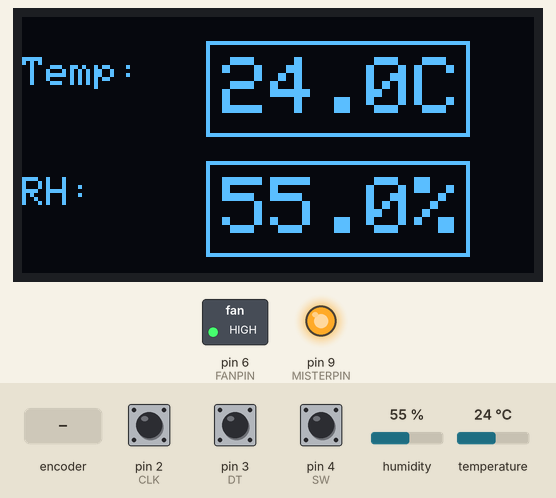
A sketch run on a simulated Arduino Uno, built with avr-gcc and run on an emulated ATmega328P. Shown: 128×64 one-colour display, switched loads named in the sketch (green lamp = pin HIGH), output pins drawn as LEDs (lit = HIGH). Inputs (shaded band) come from the test bench; at power-on: humidity 55 %, temperature 24 °C, pin 2 (CLK) HIGH, pin 3 (DT) HIGH, pin 4 (SW) HIGH.

Above: at 4.2 s.
4.3 s: rotary encoder on pin 2 (CLK) / pin 3 (DT) turned 3 steps (first pin leading)
At 6.0 s:
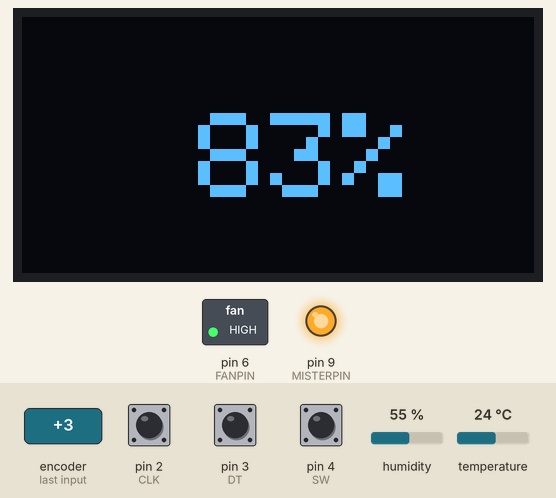
7.9 s: humidity set to 81 %
At 9.2 s:
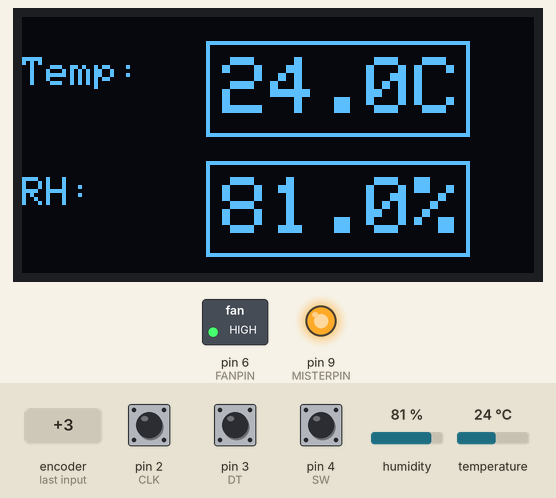
9.5 s: humidity set to 84 %
At 10.4 s:
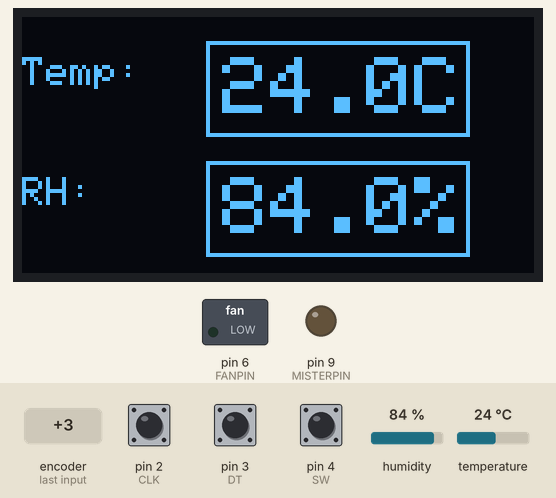
11.2 s: rotary encoder on pin 2 (CLK) / pin 3 (DT) turned 1 step (first pin leading)
At 12.7 s:
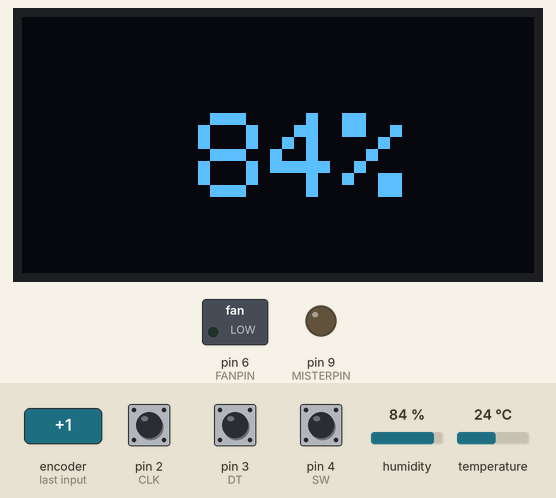
14.4 s: temperature set to 12 °C
At 15.7 s:
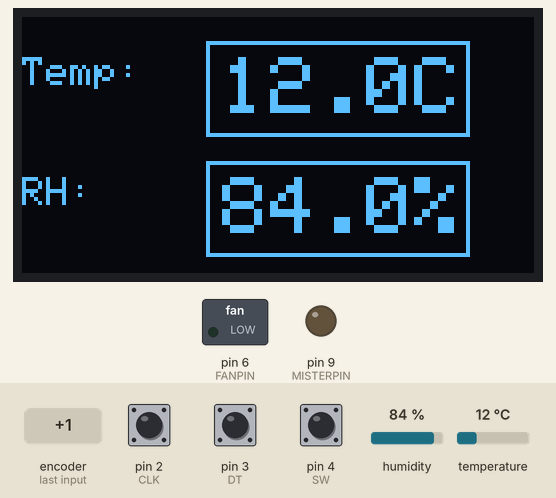
16.0 s: temperature set to 19 °C
At 16.9 s:
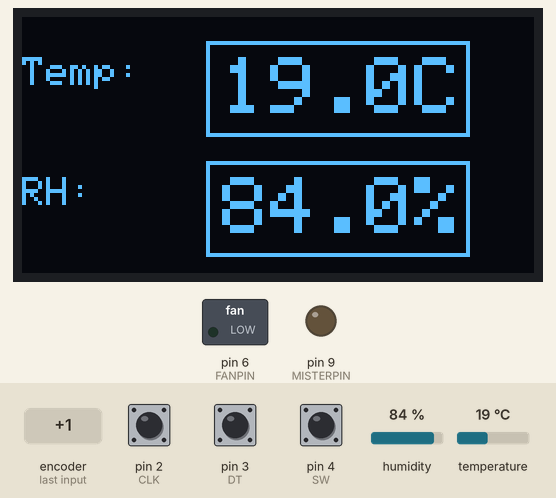
Timing chart, 0 to 18.6 s (numbered marks = the images above; inputs shaded):
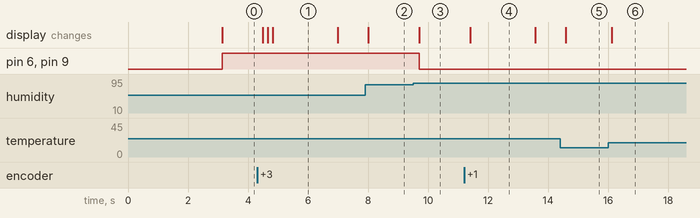

The sketch:

humidifier-machine.ino
```cpp
#include <SPI.h>
#include <Wire.h>
#include <Adafruit_SSD1306.h>
#include <ClosedCube_HDC1080.h>

// Relay pins
#define FANPIN 6
#define MISTERPIN 9

// Rotary Encoder Inputs
#define CLK 2
#define DT 3
#define SW 4

// RH and temp sensor initialization
ClosedCube_HDC1080 hdc1080;

#define SCREEN_WIDTH 128 // OLED display width, in pixels
#define SCREEN_HEIGHT 64 // OLED display height, in pixels

// Declaration for an SSD1306 display connected to I2C (SDA, SCL pins)
#define OLED_RESET -1 // Reset pin # (or -1 if sharing Arduino reset pin)
Adafruit_SSD1306 display(SCREEN_WIDTH, SCREEN_HEIGHT, &Wire, OLED_RESET);

int userSetHumidityValue = 80;
int currentStateCLK;
int lastStateCLK;
unsigned long displayCounterUntil = 0;
bool showCounter = false;

bool showTimer = false;
unsigned long displayTimerUntil = 10000;
unsigned long previousTimerUntil;

const unsigned char PROGMEM mushroom_bmp[] = {
	0x00, 0x00, 0x00, 0x00, 0x00, 0x00, 0x00, 0x00, 0x00, 0x00, 0x00, 0x00, 0x00, 0x00, 0x00, 0x00,
	0x00, 0x00, 0x00, 0x00, 0x00, 0x00, 0x00, 0x00, 0x00, 0x00, 0x00, 0x00, 0x00, 0x00, 0x00, 0x00,
	0x00, 0x00, 0x00, 0x00, 0x00, 0x00, 0x00, 0x00, 0x00, 0x00, 0x00, 0x00, 0x00, 0x00, 0x00, 0x00,
	0x00, 0x00, 0x00, 0x00, 0x00, 0x00, 0x00, 0x00, 0x00, 0x00, 0x00, 0x00, 0x00, 0x00, 0x00, 0x00,
	0x00, 0x00, 0x00, 0x00, 0x00, 0x00, 0x00, 0x00, 0x00, 0x00, 0x00, 0x00, 0x00, 0x00, 0x00, 0x00,
	0x00, 0x00, 0x00, 0x00, 0x00, 0x00, 0x00, 0x00, 0x00, 0x00, 0x00, 0x00, 0x00, 0x00, 0x00, 0x00,
	0x00, 0x00, 0x00, 0x00, 0x00, 0x00, 0x00, 0x00, 0x00, 0x00, 0x00, 0x00, 0x00, 0x00, 0x00, 0x00,
	0x00, 0x00, 0x00, 0x00, 0x00, 0x00, 0x00, 0x00, 0x00, 0x00, 0x00, 0x00, 0x00, 0x00, 0x00, 0x00,
	0x00, 0x00, 0x00, 0x00, 0x00, 0x00, 0x00, 0x00, 0x00, 0x00, 0x00, 0x00, 0x00, 0x00, 0x00, 0x00,
	0x00, 0x00, 0x00, 0x00, 0x00, 0x00, 0x00, 0x00, 0x00, 0x00, 0x00, 0x00, 0x00, 0x00, 0x00, 0x00,
	0x00, 0x00, 0x00, 0x00, 0x00, 0x00, 0x00, 0x00, 0x00, 0x00, 0x00, 0x00, 0x00, 0x00, 0x00, 0x00,
	0x00, 0x00, 0x00, 0x00, 0x00, 0x00, 0x00, 0x00, 0x00, 0x00, 0x00, 0x00, 0x00, 0x00, 0x00, 0x00,
	0x00, 0x00, 0x00, 0x01, 0xfc, 0x00, 0x00, 0x00, 0x00, 0x00, 0x00, 0x00, 0x00, 0x00, 0x00, 0x00,
	0x00, 0x00, 0x00, 0x07, 0x87, 0x00, 0x00, 0x00, 0x00, 0x00, 0x00, 0x00, 0x00, 0x00, 0x00, 0x00,
	0x00, 0x00, 0x00, 0x18, 0x81, 0x80, 0x00, 0x00, 0x00, 0x00, 0x00, 0x00, 0x00, 0x00, 0x00, 0x00,
	0x00, 0x00, 0x00, 0x31, 0x80, 0x40, 0x00, 0x00, 0x00, 0x00, 0x00, 0x00, 0x00, 0x00, 0x00, 0x00,
	0x00, 0x00, 0x00, 0xc1, 0x00, 0x60, 0x00, 0x00, 0x00, 0x00, 0x00, 0x00, 0x00, 0x00, 0x00, 0x00,
	0x00, 0x00, 0x01, 0xe3, 0x00, 0x50, 0x00, 0x00, 0x00, 0x00, 0x00, 0x00, 0x00, 0x00, 0x00, 0x00,
	0x00, 0x00, 0x03, 0x3e, 0x00, 0x98, 0x00, 0x00, 0x00, 0x00, 0x00, 0x00, 0x00, 0x00, 0x00, 0x00,
	0x00, 0x00, 0x06, 0x00, 0x00, 0x88, 0x00, 0x00, 0x00, 0x00, 0x00, 0x00, 0x00, 0x00, 0x00, 0x00,
	0x00, 0x00, 0x0c, 0x00, 0x00, 0x84, 0x00, 0x00, 0x00, 0x00, 0x00, 0x00, 0x00, 0x00, 0x00, 0x00,
	0x00, 0x00, 0x37, 0x80, 0x00, 0x86, 0x00, 0x00, 0x00, 0x00, 0x00, 0x00, 0x00, 0x00, 0x00, 0x00,
	0x00, 0x00, 0x6c, 0xc0, 0x00, 0x82, 0x00, 0x00, 0x00, 0x00, 0x00, 0x00, 0x00, 0x00, 0x00, 0x00,
	0x00, 0x01, 0x88, 0x40, 0x00, 0xc3, 0x00, 0x00, 0x00, 0x00, 0x00, 0x00, 0x00, 0x00, 0x00, 0x00,
	0x00, 0x07, 0x08, 0x40, 0xe0, 0x41, 0x00, 0x00, 0x00, 0x00, 0x00, 0x00, 0x00, 0x00, 0x00, 0x00,
	0x00, 0x1d, 0x88, 0x43, 0xf8, 0x61, 0x80, 0x00, 0x00, 0x00, 0x00, 0x00, 0x00, 0x00, 0x00, 0x00,
	0x00, 0x31, 0x07, 0x84, 0x04, 0x30, 0xc0, 0x00, 0x00, 0x00, 0x00, 0x00, 0x00, 0x00, 0x00, 0x00,
	0x00, 0x61, 0x03, 0x08, 0x02, 0x0f, 0xc0, 0x00, 0x00, 0x00, 0x00, 0x00, 0x00, 0x00, 0x00, 0x00,
	0x00, 0x72, 0x01, 0xff, 0x03, 0x00, 0x20, 0x00, 0x00, 0x00, 0x00, 0x00, 0x00, 0x00, 0x00, 0x00,
	0x00, 0x7e, 0x3f, 0x83, 0xf1, 0x00, 0x30, 0x00, 0x00, 0x00, 0x00, 0x00, 0x00, 0x00, 0x00, 0x00,
	0x00, 0x33, 0xf8, 0x00, 0x1d, 0x00, 0x10, 0x00, 0x00, 0x00, 0x00, 0x00, 0x00, 0x00, 0x00, 0x00,
	0x00, 0x1f, 0xf8, 0x00, 0x07, 0x80, 0x08, 0x00, 0x00, 0x00, 0x00, 0x00, 0x00, 0x00, 0x00, 0x00,
	0x00, 0x0f, 0xe8, 0x00, 0x00, 0xc0, 0x0c, 0x00, 0x00, 0x00, 0x00, 0x00, 0x00, 0x00, 0x00, 0x00,
	0x00, 0x03, 0xc8, 0x00, 0x00, 0xf2, 0x64, 0x00, 0x00, 0x00, 0x00, 0x00, 0x00, 0x00, 0x00, 0x00,
	0x00, 0x00, 0xf8, 0x00, 0x00, 0xfc, 0x16, 0x00, 0x00, 0x00, 0x00, 0x00, 0x00, 0x00, 0x00, 0x00,
	0x00, 0x00, 0x10, 0x00, 0x00, 0xf7, 0x0a, 0x00, 0x00, 0x00, 0x00, 0x00, 0x00, 0x00, 0x00, 0x00,
	0x00, 0x00, 0x10, 0x00, 0x00, 0xdd, 0xfe, 0x00, 0x00, 0x00, 0x00, 0x00, 0x00, 0x00, 0x00, 0x00,
	0x00, 0x00, 0x20, 0x00, 0x00, 0xa6, 0x04, 0x00, 0x00, 0x00, 0x00, 0x00, 0x00, 0x00, 0x00, 0x00,
	0x00, 0x00, 0x20, 0x00, 0x00, 0xb3, 0xd8, 0x00, 0x00, 0x00, 0x00, 0x00, 0x00, 0x00, 0x00, 0x00,
	0x00, 0x00, 0x20, 0x00, 0x00, 0x51, 0xe0, 0x00, 0x00, 0x00, 0x00, 0x00, 0x00, 0x00, 0x00, 0x00,
	0x00, 0x00, 0x60, 0x00, 0x00, 0x40, 0x00, 0x00, 0x00, 0x00, 0x00, 0x00, 0x00, 0x00, 0x00, 0x00,
	0x00, 0x00, 0x40, 0x00, 0x00, 0x40, 0x00, 0x00, 0x00, 0x00, 0x00, 0x00, 0x00, 0x00, 0x00, 0x00,
	0x00, 0x00, 0x40, 0x00, 0x00, 0x40, 0x00, 0x00, 0x00, 0x00, 0x00, 0x00, 0x00, 0x00, 0x00, 0x00,
	0x00, 0x00, 0x40, 0x00, 0x00, 0x20, 0x00, 0x00, 0x00, 0x00, 0x00, 0x00, 0x00, 0x00, 0x00, 0x00,
	0x00, 0x00, 0x40, 0x00, 0x00, 0x20, 0x00, 0x00, 0x00, 0x00, 0x00, 0x00, 0x00, 0x00, 0x00, 0x00,
	0x00, 0x00, 0x60, 0x00, 0x00, 0x40, 0x00, 0x00, 0x00, 0x00, 0x00, 0x00, 0x00, 0x00, 0x00, 0x00,
	0x00, 0x00, 0x60, 0x00, 0x00, 0x40, 0x00, 0x00, 0x00, 0x00, 0x00, 0x00, 0x00, 0x00, 0x00, 0x00,
	0x00, 0x00, 0x20, 0x00, 0x00, 0xc0, 0x00, 0x00, 0x00, 0x00, 0x00, 0x00, 0x00, 0x00, 0x00, 0x00,
	0x00, 0x00, 0x10, 0x00, 0x01, 0x80, 0x00, 0x00, 0x00, 0x00, 0x00, 0x00, 0x00, 0x00, 0x00, 0x00,
	0x00, 0x00, 0x0c, 0x00, 0x06, 0x00, 0x00, 0x00, 0x00, 0x00, 0x00, 0x00, 0x00, 0x00, 0x00, 0x00,
	0x00, 0x00, 0x07, 0xc0, 0xfc, 0x00, 0x00, 0x00, 0x00, 0x00, 0x00, 0x00, 0x00, 0x00, 0x00, 0x00,
	0x00, 0x00, 0x00, 0x7f, 0xc0, 0x00, 0x00, 0x00, 0x00, 0x00, 0x00, 0x00, 0x00, 0x00, 0x00, 0x00,
	0x00, 0x00, 0x00, 0x00, 0x00, 0x00, 0x00, 0x00, 0x00, 0x00, 0x00, 0x00, 0x00, 0x00, 0x00, 0x00,
	0x00, 0x00, 0x00, 0x00, 0x00, 0x00, 0x00, 0x00, 0x00, 0x00, 0x00, 0x00, 0x00, 0x00, 0x00, 0x00,
	0x00, 0x00, 0x00, 0x00, 0x00, 0x00, 0x00, 0x00, 0x00, 0x00, 0x00, 0x00, 0x00, 0x00, 0x00, 0x00,
	0x00, 0x00, 0x00, 0x00, 0x00, 0x00, 0x00, 0x00, 0x00, 0x00, 0x00, 0x00, 0x00, 0x00, 0x00, 0x00,
	0x00, 0x00, 0x00, 0x00, 0x00, 0x00, 0x00, 0x00, 0x00, 0x00, 0x00, 0x00, 0x00, 0x00, 0x00, 0x00,
	0x00, 0x00, 0x00, 0x00, 0x00, 0x00, 0x00, 0x00, 0x00, 0x00, 0x00, 0x00, 0x00, 0x00, 0x00, 0x00,
	0x00, 0x00, 0x00, 0x00, 0x00, 0x00, 0x00, 0x00, 0x00, 0x00, 0x00, 0x00, 0x00, 0x00, 0x00, 0x00,
	0x00, 0x00, 0x00, 0x00, 0x00, 0x00, 0x00, 0x00, 0x00, 0x00, 0x00, 0x00, 0x00, 0x00, 0x00, 0x00,
	0x00, 0x00, 0x00, 0x00, 0x00, 0x00, 0x00, 0x00, 0x00, 0x00, 0x00, 0x00, 0x00, 0x00, 0x00, 0x00,
	0x00, 0x00, 0x00, 0x00, 0x00, 0x00, 0x00, 0x00, 0x00, 0x00, 0x00, 0x00, 0x00, 0x00, 0x00, 0x00,
	0x00, 0x00, 0x00, 0x00, 0x00, 0x00, 0x00, 0x00, 0x00, 0x00, 0x00, 0x00, 0x00, 0x00, 0x00, 0x00,
	0x00, 0x00, 0x00, 0x00, 0x00, 0x00, 0x00, 0x00, 0x00, 0x00, 0x00, 0x00, 0x00, 0x00, 0x00, 0x00
};

void setup() {
  // Setup Serial Monitor
  Serial.begin(115200);

  // Set encoder pins as inputs
  pinMode(CLK, INPUT);
  pinMode(DT, INPUT);
  pinMode(SW, INPUT_PULLUP);

  // Set relay pins up
  pinMode(FANPIN, OUTPUT);
  pinMode(MISTERPIN, OUTPUT);
  digitalWrite(FANPIN, LOW);
  digitalWrite(MISTERPIN, LOW);

  if(!display.begin(SSD1306_SWITCHCAPVCC, 0x3C)) {
    Serial.println(F("SSD1306 allocation failed"));
    for(;;); // Don't proceed, loop forever
  }

  display.clearDisplay();

  // Set text size and color
  display.setTextSize(0.2);      // Set text size to 1 (default size)
  display.setTextColor(WHITE); // Set text color to white

  // Set cursor position and print text
  display.setCursor(0, SCREEN_HEIGHT - 8);
  display.print(" ");
  display.print("Made by James Wilson");

  // Draw the bitmap
  display.drawBitmap(32, -10, mushroom_bmp, 128, 64, WHITE);

  // Update the display
  display.display();
  delay(3000);

  // Read the initial state of CLK
  lastStateCLK = digitalRead(CLK);

  // Initialize HDC1080 sensor
  hdc1080.begin(0x40);

  attachInterrupt(digitalPinToInterrupt(CLK), readRotaryEncoder, CHANGE);
  attachInterrupt(digitalPinToInterrupt(DT), readRotaryEncoder, CHANGE);
}


void readRotaryEncoder() {
  // Read the current state of CLK
  currentStateCLK = digitalRead(CLK);

  // If last and current state of CLK are different, then pulse occurred
  // React to only 1 state change to avoid double count
  if (currentStateCLK != lastStateCLK && currentStateCLK == 1) {
    // If the DT state is different than the CLK state then
    if (digitalRead(DT) != currentStateCLK) {
      // To keep the values from 0 to 100
      if (userSetHumidityValue < 100) {
        userSetHumidityValue++;
      }
    } else {
      if (userSetHumidityValue > 0) {
        userSetHumidityValue--;
      }
    }

    // Set flag to show userSetHumidityValue and update the timer
    showCounter = true;
    displayCounterUntil = millis() + 2000; // Show userSetHumidityValue for 2 seconds
  }

  // Remember last CLK state
  lastStateCLK = currentStateCLK;
}

void drawLabelWithBox(int x, int y, String label, float value, String unit) {
  // Set text size and color for the label
  display.setTextSize(1);
  display.setTextColor(SSD1306_WHITE);

  // Print the label
  display.setCursor(x, y);
  display.print(label);

  // Create the value string
  String valueString = String(value, 1) + unit;

  // Calculate text width and height of the value string
  int16_t x1, y1;
  uint16_t w, h;
  display.getTextBounds(valueString, 0, 0, &x1, &y1, &w, &h);

  // Define the box dimensions with a gap around the text
  int boxPadding = 4; // Padding around the text inside the box
  int valueX = x + 50; // X position of the value with a gap of 50 pixels
  int valueY = y;
  int boxX = valueX - boxPadding;
  int boxY = valueY - boxPadding;
  int boxWidth = w + 9 * boxPadding;
  int boxHeight = h + 4 * boxPadding;

  // Draw the box around the text
  display.drawRect(boxX, boxY, boxWidth, boxHeight, SSD1306_WHITE);

  // Set text size for the value
  display.setTextSize(2);
  display.setCursor(valueX, valueY);

  // Print the value inside the box
  display.print(valueString);

  // Reset text size to 1
  display.setTextSize(1);
}

void displayCounterValue() {
  display.clearDisplay();
  int textWidth = userSetHumidityValue < 10 ? 28 : userSetHumidityValue < 100 ? 40 : 65;
  int posX = (SCREEN_WIDTH - textWidth) / 2;
  int posY = (SCREEN_HEIGHT - 16) / 2; // Centered vertically
  display.setCursor(posX, posY);
  display.setTextSize(3);
  display.print(userSetHumidityValue);  // Print the user-chosen value
  display.print("%");
  display.display();
}

// void displayCounterTimer(){
//   int countDownTime = millis() - previousTimerUntil;
//   display.clearDisplay();
//   int textWidth = countDownTime < 10 ? 28 : userSetHumidityValue < 100 ? 40 : 65; // Adjust based on number of digits
//   int posX = (SCREEN_WIDTH - textWidth) / 2;
//   int posY = (SCREEN_HEIGHT - 16) / 2; // Centered vertically
//   display.setCursor(posX, posY);
//   display.setTextSize(3);
//   display.print(countDownTime);  // Print the user-chosen value
//   display.display();
// }


void loop() {
  float humidity = hdc1080.readHumidity();
  float temperature = hdc1080.readTemperature();
  int buttonState = digitalRead(SW);

  if (showCounter) {
    displayCounterValue();
    if (millis() > displayCounterUntil) {
      showCounter = false;
    }
  }
  // } else if(showTimer){
  //   displayCounterTimer();
  //   if(millis() > (millis() + displayTimerUntil)){
  //     showTimer = false;
  //   }
  //   previousTimerUntil = millis();
  // }
  else {
    // Clear the display buffer
    display.clearDisplay();
    // Draw the labels with values and units
    drawLabelWithBox(0, 10, "Temp:", temperature, "C");
    drawLabelWithBox(0, 40, "RH:", humidity, "%");
    // Update the display with the drawn content
    display.display();
  }

  // Setting relays to turn on when humidity is lower than the userSetHumidityValue from rotary encoder
   if (humidity < userSetHumidityValue) {
    digitalWrite(FANPIN, HIGH);
    digitalWrite(MISTERPIN, HIGH);
  } else {
    digitalWrite(FANPIN, LOW);
    digitalWrite(MISTERPIN, LOW);
  }

  // Put in a slight delay to help debounce the reading
  delay(100);
}
```

Measured:
- the behaviour switches between 82 and 83 % on humidity (found by bisection; images 2 and 3)
- after the input at 4.3 s, the display: first changes after 0.19 s (image 1 shows a later state)
- after the input at 7.9 s, the display: changes after 0.12 s (image 2)
- after the input at 9.5 s, pin 6 (FANPIN), pin 9 (MISTERPIN): HIGH → LOW after 0.21 s; the display: changes after 0.21 s (image 3)
- after the input at 11.2 s, the display: changes after 0.20 s (image 4)
- after the input at 14.4 s, the display: changes after 0.20 s (image 5)
- after the input at 16.0 s, the display: changes after 0.12 s (image 6)
